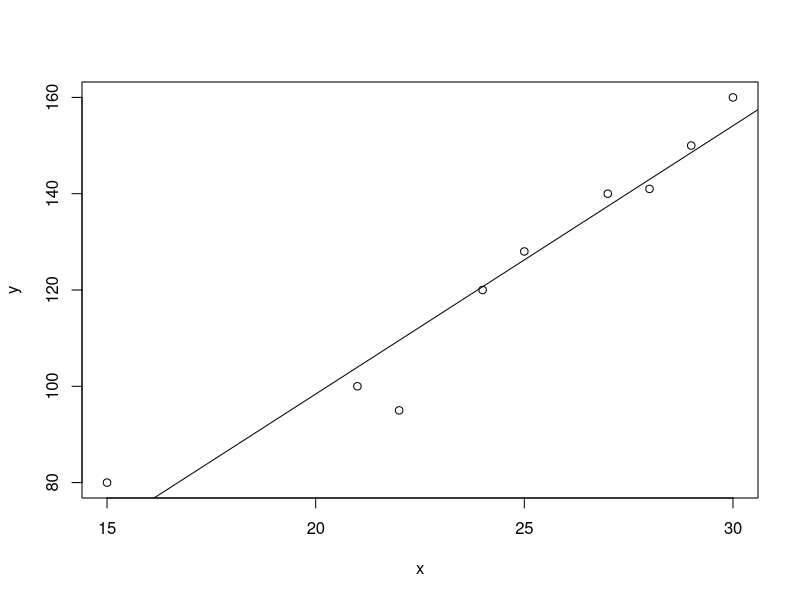

Write R code to recreate this figure.
x <- c(15, 21, 22, 24, 25, 27, 28, 29, 30)
y <- c(80, 100, 95, 120, 128, 140, 141, 150, 160)

z <- lm(y ~ x)
plot(x, y)
abline(z)

# summary(lm(y ~ x))